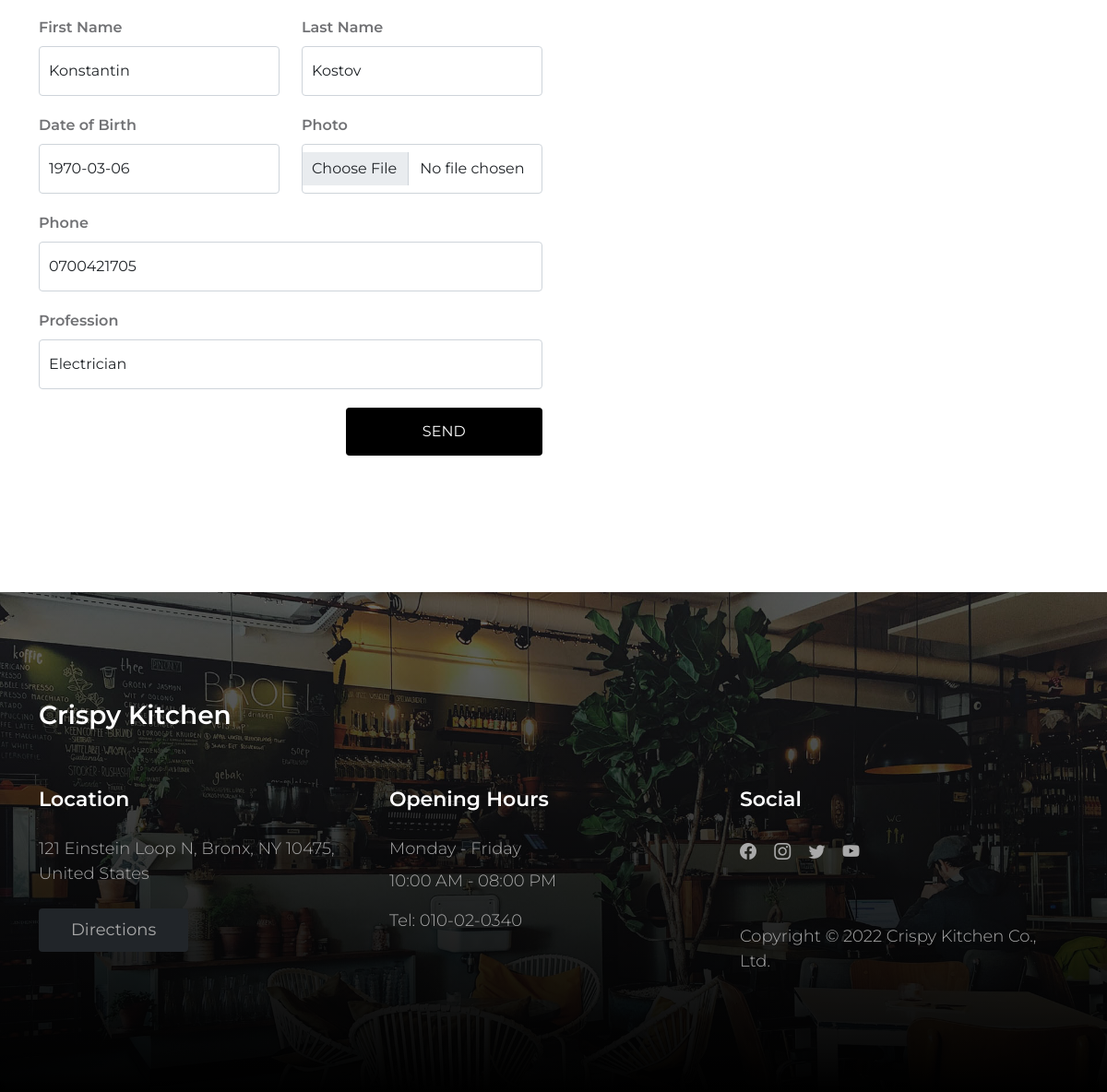
The page /accounts/profile/1/edit/ (lower part) on the database as committed earlier.
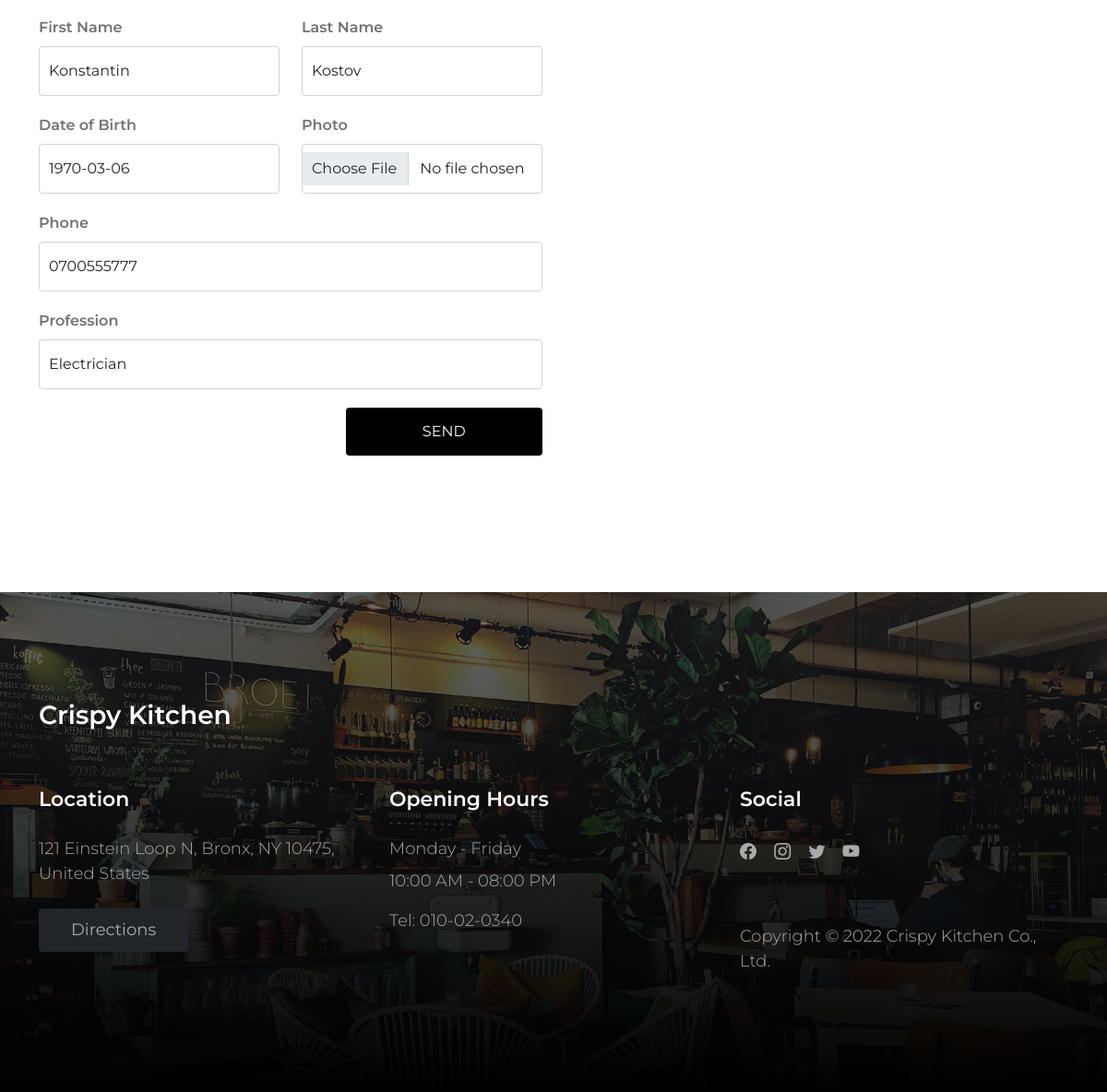
The same page on the database as committed later.
### Blog/accounts/models.py (models this page shows, shortened)
class UserProfile(auth_models.AbstractUser):
    pass
    username = models.CharField(
        max_length=20,
        unique=True
    )
    first_name = models.CharField(
        max_length=50,
    )
    last_name = models.CharField(
        max_length=50,
    )
    date_of_birth = models.DateField(
        null=True,
    )
    email = models.EmailField(
        max_length=50,
        unique=True
    )
    phone = models.CharField(
        max_length=20,
    )
    profession = models.CharField(
        max_length=30,
    )
    photo = CloudinaryField('image')

### Blog/accounts/views.py (the view, shortened to what this page needs)
# urls.py: path('edit/', ProfileEditView.as_view(), name='profile edit'),
class ProfileEditView(views.UpdateView):
    model = UserModel
    form_class = ProfileEditForm
    template_name = 'user_edit_profile.html'

### Blog/accounts/templates/user_edit_profile.html (shortened to what this page needs)
{% extends 'base.html' %}
{% load static %}
{% block content %}
    <main>
        <section class="contact section-padding">
            <div class="container">
                <div class="row">
                    <div class="col-lg-6 col-12">
                        <form class="custom-form contact-form row" action="{% url 'profile edit' pk=request.user.pk%}" method="post"
                              enctype="multipart/form-data">
                            <div class="col-lg-6 col-6">
                            </div>
                            <div class="col-lg-6 col-6">
                            </div>
                            <div class="col-lg-6 col-6">
                                <label for="contact-email" class="form-label">First Name</label>
                                {{ form.first_name }}
                            </div>
                            <div class="col-lg-6 col-6">
                                <label for="contact-email" class="form-label">Last Name</label>
                                {{ form.last_name }}
                            </div>
                            <div class="col-lg-6 col-6">
                                <label for="contact-email" class="form-label">Date of Birth</label>
                                {{ form.date_of_birth }}
                            </div>
                            <div class="col-lg-6 col-6">
                                <label for="contact-email" class="form-label">Photo</label>
                                {{ form.photo }}
                            </div>
                            <div class="col-12">
                                <label for="contact-email" class="form-label">Phone</label>
                                {{ form.phone }}
                            </div>
                            <div class="col-12">
                                <label for="contact-email" class="form-label">Profession</label>
                                {{ form.profession }}
                            </div>
                            <div class="col-lg-5 col-12 ms-auto">
                                <button type="submit" class="form-control">Send</button>
                            </div>
                        </form>
                    </div>
                    <div class="col-lg-4 col-12 mx-auto mt-lg-5 mt-4">
                    </div>
                </div>
            </div>
        </section>
    </main>
{% endblock %}

Rows that differ between the two databases and show on the page:
changed UserProfile "Konstantin": phone "0700421705" → "0700555777"
